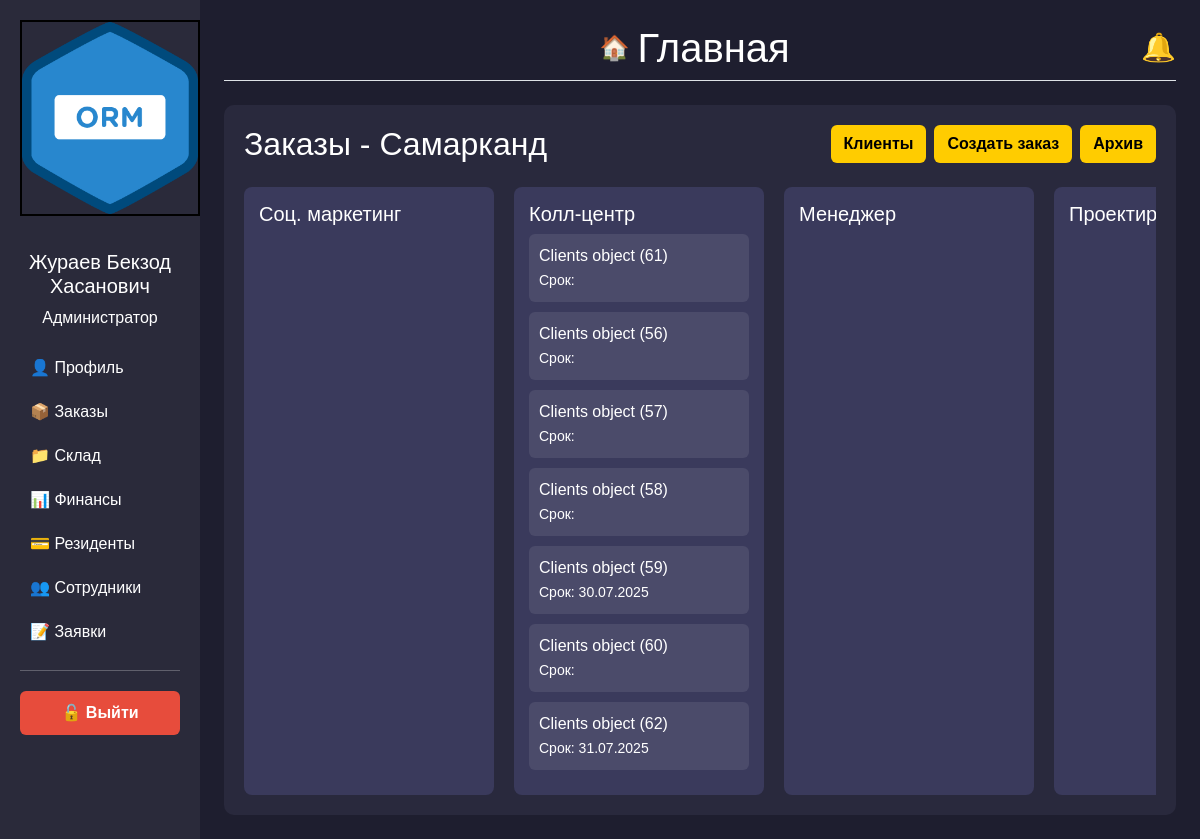
The app's page /dashboard/ (signed in), older data.
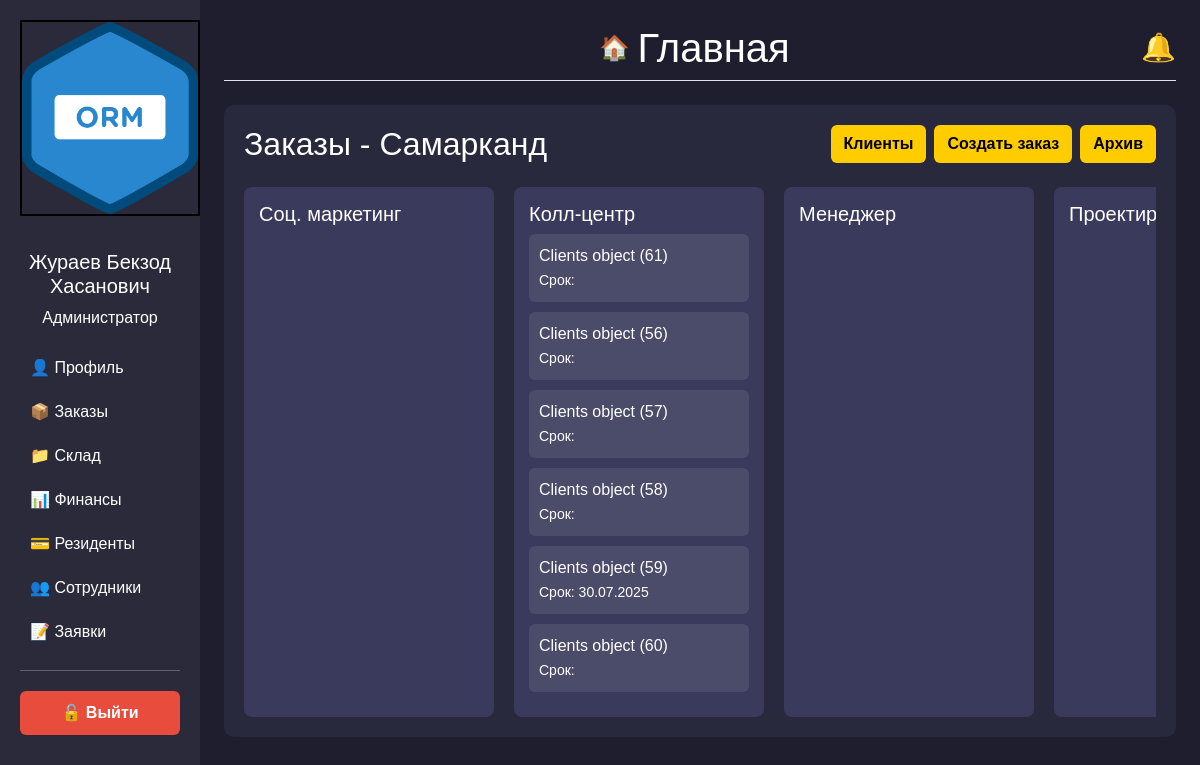
The same page, newer data.
### backend/models.py (models this page shows)
class Orders(models.Model):
    Stage_CHOICES = [
        ("marketing", "Соц. маркетинг"),
        ("call_center", "Колл-центр"),
        ("manager", "Менеджер"),
        ("design", "Проектирование"),
        ("technologist", "Технолог"),
        ("manager_2", "Менеджер_2"),
        ("accounting", "Бухгалтерия"),
        ("warehouse", "Склад"),
        ("manufacturing", "Производство"),
        ("accounting_2", "Бухгалтерия_2"),
        ("delivery", "Доставка"),
        ("installation", "Установка"),
        ("quality_control", "Контроль качества"),
        ("finished", "Завершён"),
        ("archive", "Архив"),
        ("failed", "fail")
    ]
    Stage_pod_CHOICES = [
        ("rezka", "Резка"),
        ("svarka", "Сварка"),
        ("fill", "Покраска"),
        ("print", "Печать"),
        ('sborka',"Сборка"),
        ('ready','Готово')
    ]
    vstrecha_choice = [
        ("viezd", "Выезд"),
        ("priezd", "Приезд"),
    ]
    zayavki_choice = [
        ("hot", "Горячая"),
        ("cool", "Холодная"),
    ]
    client=models.ForeignKey(Clients, on_delete=models.CASCADE, related_name='clients_order',null=True)
    call_center = models.ForeignKey(
        'Profile', on_delete=models.CASCADE, related_name='call_center_profile', verbose_name="Профиль",blank=True,null=True
    )
    order_name=models.CharField(max_length=100,null=True)
    vstrecha=models.CharField(max_length=20, choices=vstrecha_choice,null=True)
    zayavki = models.CharField(max_length=20, choices=zayavki_choice, null=True)
    order_sum=models.DecimalField(max_digits=10, decimal_places=2,default=0)
    order_predoplata=models.DecimalField(max_digits=10, decimal_places=2,default=0)
    description=models.TextField()
    description_design = models.TextField()
    check_design=models.BooleanField(default=False)
    catigories = models.CharField(max_length=50)
    razmer=models.CharField(max_length=50)
    latitude = models.FloatField(blank=True, null=True, default=0)
    longitude = models.FloatField(blank=True, null=True, default=0)
    tz=models.FileField(blank=True, upload_to='pictures/')
    design=models.FileField(blank=True, upload_to='pictures/')
    stage = models.CharField(max_length=20, choices=Stage_CHOICES,default='manager')
    add_order=models.DateField(null=True)
    complete_order=models.DateField(null=True)
    rezka=models.BooleanField(default=False)
    svarka=models.BooleanField(default=False)
    fill=models.BooleanField(default=False)
    print=models.BooleanField(default=False)
    sborka = models.BooleanField(default=False)
    stage_pod=models.CharField(max_length=20, choices=Stage_pod_CHOICES,default="rezka")
    payment_data=models.DateField(null=True)
    complete_date=models.DateField(null=True)
    fail_date = models.DateField(null=True)
    by_who_fail=models.CharField(max_length=50,null=True,blank=True)
    fail=models.CharField(max_length=255,null=True)
    full_pay=models.BooleanField(default=False)

class Clients(models.Model):
    Social_CHOICES = [
        ("social", "Социальные сети"),
        ("cold_calls", "Холодные звонки"),
        ("word_of_mouth", "Сарафанное радио"),
    ]
    CLIENT_TYPE_CHOICES = [
        ('INDIVIDUAL', 'Физическое лицо'),
        ('LEGAL_ENTITY', 'Юридическое лицо'),
    ]
    social = models.CharField(max_length=20, choices=Social_CHOICES)
    client_type = models.CharField(
        max_length=20,
        choices=CLIENT_TYPE_CHOICES,
    )
    phone = PhoneNumberField()
    created_at = models.DateField(auto_now_add=True,null=True)
    name = models.CharField(max_length=200, null=True, blank=True, default=None)
    lastname = models.CharField(max_length=200, null=True, blank=True, default=None)
    middle_name = models.CharField(max_length=200, null=True, blank=True, default=None)
    adress = models.CharField(max_length=200, null=True, blank=True, default=None)
    company_name=models.CharField(max_length=200, null=True, blank=True, default=None)
    inn = models.CharField(max_length=12,null=True, blank=True, default=None)
    account=models.IntegerField(blank=True,null=True,default=None)
    mfo = models.IntegerField(blank=True, null=True, default=None)
    active=models.BooleanField(default=False)

### backend/views.py (the view, shortened to what this page needs)
# urls.py: path('dashboard/',views.Dashboard.as_view(),name='dashboard'),
class Dashboard(LoginRequiredMixin,TemplateView):
   login_url = reverse_lazy('login')
   template_name = 'dashboard.html'
   def get_context_data(self, *, object_list=None, **kwargs):
      context = super().get_context_data(**kwargs)
      search = self.request.GET.get('search')
      stages = [
         "marketing",
         "call_center",
         "manager",
         "design",
         "technologist",
         "manager_2",
         "accounting",
         "warehouse",
         "manufacturing",
         "assembly_stage",
         "accounting_2",
         "delivery",
         "installation",
         "quality_control",
         "finished",
      ]
      for stage in stages:
         queryset = Orders.objects.filter(stage=stage).prefetch_related('consumables').annotate(today=Value(now().date()))
         if search:
            queryset = queryset.filter(client__icontains=search)
         context[stage] = queryset
      context['rezka'] = [o for o in context['manufacturing'] if o.stage_pod == 'rezka']
      context['svarka'] = [o for o in context['manufacturing'] if o.stage_pod == 'svarka']
      context['fill'] = [o for o in context['manufacturing'] if o.stage_pod == 'fill']
      context['print'] = [o for o in context['manufacturing'] if o.stage_pod == 'print']
      context['Notifcation']=Notification.objects.all().order_by('-id')
      return context

### backend/templates/dashboard.html
{% if request.user.profile.approve %}
{% if request.user.profile.position == "admin" or request.user.profile.position == "manager" %}
    {% include 'admin.html' %}
{% elif request.user.profile.position == 'designer' %}
    {% include 'designer.html' %}
{% elif request.user.profile.position == 'technologist' %}
 {% include 'technolog.html' %}
{% elif request.user.profile.position == 'chief' %}
 {% include 'chief.html' %}
{% elif request.user.profile.position == 'installer' %}
 {% include 'dostavka.html' %}
{% elif request.user.profile.position == 'supplier' %}
 <script>
        window.location.href = "{% url 'warehouse' %}";
    </script>
{% endif %}
{% else %}
{% include 'waiting.html' %}
{% endif %}

### backend/templates/admin.html (shortened to what the changed rows need)
{% load static %}
<!DOCTYPE html>
<html lang="ru">
<head>
    <link href="https://cdn.jsdelivr.net/npm/bootstrap@5.3.0/dist/css/bootstrap.min.css" rel="stylesheet">
    <link href="https://cdnjs.cloudflare.com/ajax/libs/font-awesome/6.4.2/css/all.min.css" rel="stylesheet">
</head>
<body>
    <div class="container-fluid">
        <div class="row">
            <main class="col-md-10 p-4">
             <div class="d-flex justify-content-between align-items-center border-bottom pb-2 mb-4">
    <div class="d-flex align-items-center">
        <h1 class="mb-0">Главная</h1>
    </div>
             </div>
                <div class="main-content">
                   <div class="header-section d-flex justify-content-between align-items-center">
    <h2 class="mb-0">Заказы - Самарканд</h2>
</div>
                    <div class="kanban mt-4">
                        <div class="kanban-column"  data-stage="call_center" ondrop="drop(event)" ondragover="allowDrop(event)">
                            <h5>Колл-центр</h5>
                            {% for item in call_center %}
                             {% if item.today >= item.complete_order %}
                              <div class="kanban-item"  style="background-color: red;" id="order{{item.pk}}" data-pk="{{ item.id }}" draggable="true"   onclick="window.location.href='{% url 'order_detail' item.pk %}'" ondragstart="drag(event)">{{item.client}}<br><small>Срок: {{item.complete_order|date:"d.m.Y"}}</small></div>
                            {% else %}
                              <div class="kanban-item" id="order{{item.pk}}" data-pk="{{ item.id }}" draggable="true"   onclick="window.location.href='{% url 'order_detail' item.pk %}'" ondragstart="drag(event)">{{item.client}}<br><small>Срок: {{item.complete_order|date:"d.m.Y"}}</small></div>
                             {% endif %}
                             {% endfor %}
                        </div>
                    </div>
                </div>
            </main>
        </div>
    </div>
</body>
</html>

Row changes from the older to the newer data that the page shows:
no longer on this page (row edited): Orders: client "Clients object (62)", complete_order "31.07.2025"
